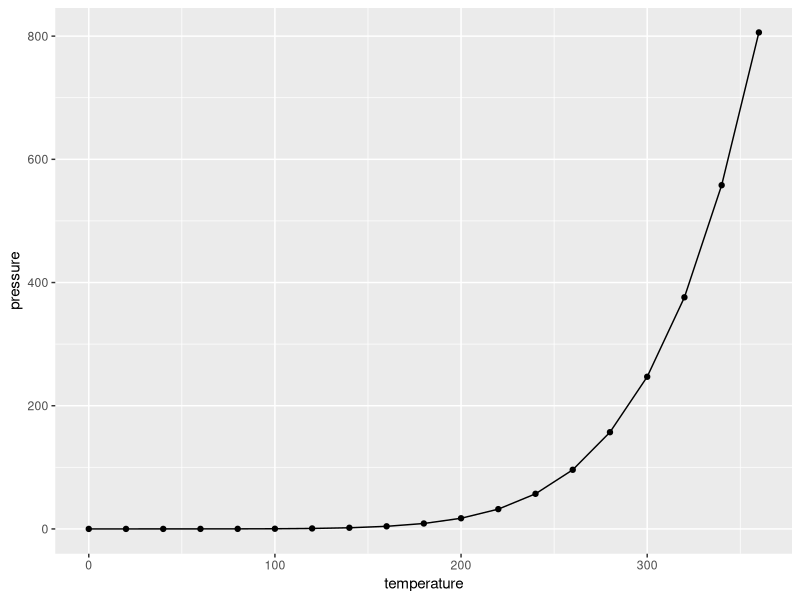
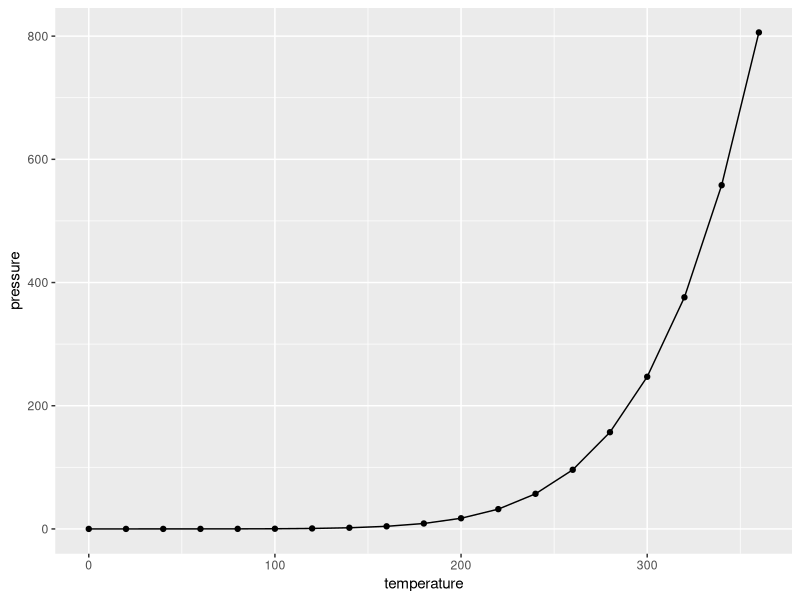
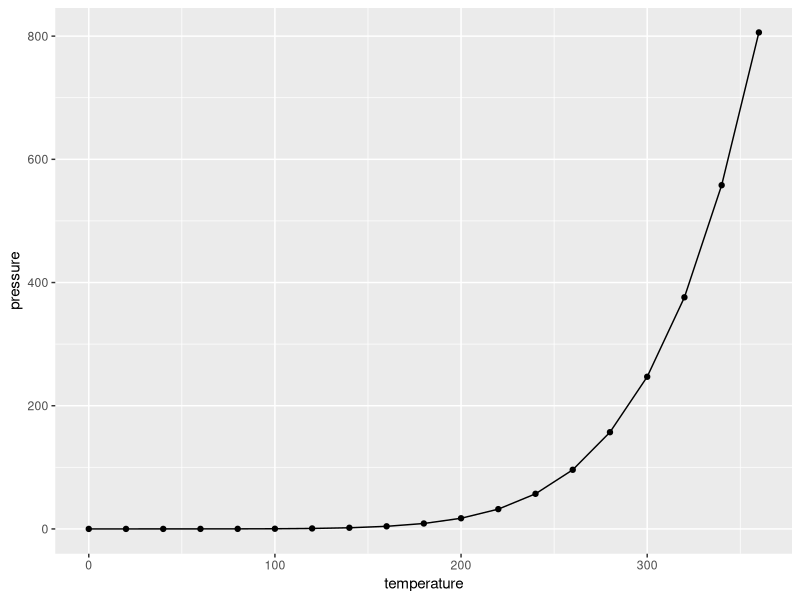

The R script that drew these images, in order:
## ---- chunk 1
knitr::opts_chunk$set(echo = TRUE)
## ---- chunk 2
data("pressure") # a dataset built into R
head(pressure)
## ---- chunk 3
head(pressure)
## ---- chunk 4
library(ggplot2)
ggplot(data = pressure, aes(x = temperature, y = pressure)) + 
  geom_point() + 
  geom_line()
## ---- chunk 5
ggplot(data = pressure, aes(x = temperature, y = pressure)) + 
  geom_point() + 
  geom_line()
## ---- chunk 6
ggplot(data = pressure, aes(x = temperature, y = pressure)) + 
  geom_point() + 
  geom_line()
